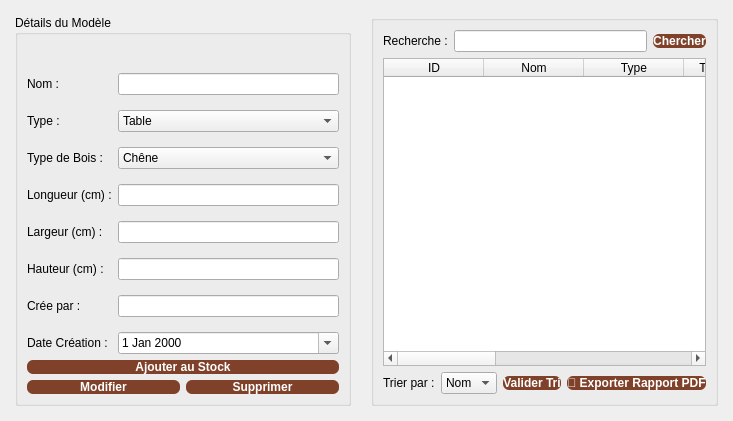
      <widget class="QWidget" name="tab_gestion_modeles">
       <attribute name="title">
        <string>📦 Gestion Modèles</string>
       </attribute>
       <layout class="QHBoxLayout" name="horizontalLayoutMain">
        <property name="spacing">
         <number>20</number>
        </property>
        <property name="leftMargin">
         <number>15</number>
        </property>
        <property name="topMargin">
         <number>15</number>
        </property>
        <property name="rightMargin">
         <number>15</number>
        </property>
        <property name="bottomMargin">
         <number>15</number>
        </property>
        <item>
         <widget class="QGroupBox" name="groupBox_modeles">
          <property name="maximumSize">
           <size>
            <width>350</width>
            <height>16777215</height>
           </size>
          </property>
          <property name="title">
           <string>Détails du Modèle</string>
          </property>
          <layout class="QVBoxLayout" name="verticalLayoutForm">
           <item>
            <layout class="QFormLayout" name="formLayout">
             <property name="verticalSpacing">
              <number>15</number>
             </property>
             <item row="0" column="0">
              <widget class="QLabel" name="label_id_mod">
               <property name="text">
                <string/>
               </property>
              </widget>
             </item>
             <item row="1" column="0">
              <widget class="QLabel" name="label_nom_mod">
               <property name="text">
                <string>Nom :</string>
               </property>
              </widget>
             </item>
             <item row="1" column="1">
              <widget class="QLineEdit" name="le_nom_modele"/>
             </item>
             <item row="2" column="0">
              <widget class="QLabel" name="label_Type">
               <property name="text">
                <string>Type :</string>
               </property>
              </widget>
             </item>
             <item row="3" column="0">
              <widget class="QLabel" name="label_bois_mod">
               <property name="text">
                <string>Type de Bois :</string>
               </property>
              </widget>
             </item>
             <item row="3" column="1">
              <widget class="QComboBox" name="combo_bois">
               <property name="styleSheet">
                <string notr="true">/* Le champ principal */
QComboBox {


}

/* La liste qui descend (Opaque) */
QComboBox QAbstractItemView {
    background-color: #FAF3E0; /* Fond crème opaque */
    selection-background-color: #8B4513; /* Couleur de sélection */
    border: 1px solid #5D3A2E;
}</string>
               </property>
               <item>
                <property name="text">
                 <string>Chêne</string>
                </property>
               </item>
               <item>
                <property name="text">
                 <string>Noyer</string>
                </property>
               </item>
               <item>
                <property name="text">
                 <string>Hêtre</string>
                </property>
               </item>
               <item>
                <property name="text">
                 <string>Pin</string>
                </property>
               </item>
               <item>
                <property name="text">
                 <string>Frêne</string>
                </property>
               </item>
               <item>
                <property name="text">
                 <string>Érable</string>
                </property>
               </item>
               <item>
                <property name="text">
                 <string>Teck</string>
                </property>
               </item>
               <item>
                <property name="text">
                 <string>Autre...</string>
                </property>
               </item>
              </widget>
             </item>
             <item row="4" column="0">
              <widget class="QLabel" name="label_longueur">
               <property name="text">
                <string>Longueur (cm) :</string>
               </property>
              </widget>
             </item>
             <item row="4" column="1">
              <widget class="QLineEdit" name="le_longueur"/>
             </item>
             <item row="5" column="0">
              <widget class="QLabel" name="label_largeur">
               <property name="text">
                <string>Largeur (cm) :</string>
               </property>
              </widget>
             </item>
             <item row="5" column="1">
              <widget class="QLineEdit" name="le_largeur"/>
             </item>
             <item row="6" column="0">
              <widget class="QLabel" name="label_hauteur">
               <property name="text">
                <string>Hauteur (cm) :</string>
               </property>
              </widget>
             </item>
             <item row="6" column="1">
              <widget class="QLineEdit" name="le_hauteur"/>
             </item>
             <item row="7" column="0">
              <widget class="QLabel" name="label_créepar">
               <property name="text">
                <string>Crée par :</string>
               </property>
              </widget>
             </item>
             <item row="7" column="1">
              <widget class="QLineEdit" name="le_créepar"/>
             </item>
             <item row="8" column="0">
              <widget class="QLabel" name="label_date_mod">
               <property name="text">
                <string>Date Création :</string>
               </property>
              </widget>
             </item>
             <item row="8" column="1">
              <widget class="QDateEdit" name="de_date_creation">
               <property name="styleSheet">
                <string notr="true">
/* LA FENÊTRE DU CALENDRIER */
QCalendarWidget QWidget {
    background-color: #FAF3E0;
    alternate-background-color: #F2E8D5; /* Lignes alternées */
}

/* FORCE LA COULEUR DES MOIS ET DES ANNÉES (Ce qui n'était pas clair) */
QCalendarWidget QMenu {
    background-color: #FAF3E0;
    color: #5D3A2E; /* Texte du menu des mois en Marron */
    selection-background-color: #8B4513;
}

/* La barre de navigation du haut (Mois/Année) */
QCalendarWidget QNavigationBar {
    background-color: #5D3A2E;
}

/* Les chiffres et les jours */
QCalendarWidget QAbstractItemView {
    color: #5D3A2E; /* Chiffres en marron */
    selection-background-color: #8B4513;
    selection-color: white;
}

/* Les boutons Suivant/Précédent */
QCalendarWidget QToolButton {
    color: white;
    background-color: #5D3A2E;
    border-radius: 3px;
}</string>
               </property>
               <property name="calendarPopup">
                <bool>true</bool>
               </property>
              </widget>
             </item>
             <item row="2" column="1">
              <widget class="QComboBox" name="combo_type">
               <property name="styleSheet">
                <string notr="true">/* Le champ principal */
QComboBox {


}

/* La liste qui descend (Opaque) */
QComboBox QAbstractItemView {
    background-color: #FAF3E0; /* Fond crème opaque */
    selection-background-color: #8B4513; /* Couleur de sélection */
    border: 1px solid #5D3A2E;
}</string>
               </property>
               <item>
                <property name="text">
                 <string>Table</string>
                </property>
               </item>
               <item>
                <property name="text">
                 <string>Chaise
Armoire
Bureau
Bibliothèque</string>
                </property>
               </item>
              </widget>
             </item>
            </layout>
           </item>
           <item>
            <spacer name="verticalSpacer">
             <property name="orientation">
              <enum>Qt::Orientation::Vertical</enum>
             </property>
             <property name="sizeHint" stdset="0">
              <size>
               <width>0</width>
               <height>0</height>
              </size>
             </property>
            </spacer>
           </item>
           <item>
            <layout class="QVBoxLayout" name="vButtonsLayout">
             <item>
              <widget class="QPushButton" name="btn_ajouter_modele">
               <property name="styleSheet">
                <string notr="true">background-color: #7F4129; color: #FFFFFF; font-weight: bold; border-radius: 6px;</string>
               </property>
               <property name="text">
                <string>Ajouter au Stock</string>
               </property>
              </widget>
             </item>
             <item>
              <layout class="QHBoxLayout" name="hButtonsAction">
               <item>
                <widget class="QPushButton" name="btn_modifier_modele">
                 <property name="styleSheet">
                  <string notr="true">background-color: #7F4129; color: #FFFFFF; font-weight: bold; border-radius: 6px;</string>
                 </property>
                 <property name="text">
                  <string>Modifier</string>
                 </property>
                </widget>
               </item>
               <item>
                <widget class="QPushButton" name="btn_supprimer_modele">
                 <property name="styleSheet">
                  <string notr="true">background-color: #7F4129; color: #FFFFFF; font-weight: bold; border-radius: 6px;</string>
                 </property>
                 <property name="text">
                  <string>Supprimer</string>
                 </property>
                </widget>
               </item>
              </layout>
             </item>
            </layout>
           </item>
          </layout>
         </widget>
        </item>
        <item>
         <widget class="QGroupBox" name="groupBox_tableau">
          <property name="title">
           <string/>
          </property>
          <layout class="QVBoxLayout" name="verticalLayoutRight">
           <item>
            <layout class="QHBoxLayout" name="horizontalLayoutSearch">
             <item>
              <widget class="QLabel" name="recherche_5">
               <property name="text">
                <string>Recherche :</string>
               </property>
              </widget>
             </item>
             <item>
              <widget class="QLineEdit" name="rech_6"/>
             </item>
             <item>
              <widget class="QPushButton" name="btn_rechercher_5">
               <property name="styleSheet">
                <string notr="true">background-color: #7F4129; color: #FFFFFF; font-weight: bold; border-radius: 6px;</string>
               </property>
               <property name="text">
                <string>Chercher</string>
               </property>
              </widget>
             </item>
            </layout>
           </item>
           <item>
            <widget class="QTableWidget" name="table_modeles">
             <property name="alternatingRowColors">
              <bool>true</bool>
             </property>
             <property name="selectionBehavior">
              <enum>QAbstractItemView::SelectionBehavior::SelectRows</enum>
             </property>
             <column>
              <property name="text">
               <string>ID</string>
              </property>
             </column>
             <column>
              <property name="text">
               <string>Nom</string>
              </property>
             </column>
             <column>
              <property name="text">
               <string>Type</string>
              </property>
             </column>
             <column>
              <property name="text">
               <string>Type de Bois</string>
              </property>
             </column>
             <column>
              <property name="text">
               <string>Longueur (cm)</string>
              </property>
             </column>
             <column>
              <property name="text">
               <string>Largeur (cm)</string>
              </property>
             </column>
             <column>
              <property name="text">
               <string>Hauteur (cm)</string>
              </property>
             </column>
             <column>
              <property name="text">
               <string>Crée Par</string>
              </property>
             </column>
             <column>
              <property name="text">
               <string>Date</string>
              </property>
             </column>
            </widget>
           </item>
           <item>
            <layout class="QHBoxLayout" name="horizontalLayoutBottom">
             <item>
              <widget class="QLabel" name="trie_5">
               <property name="text">
                <string>Trier par :</string>
               </property>
              </widget>
             </item>
             <item>
              <widget class="QComboBox" name="cb_critere_recherche_modele">
               <property name="styleSheet">
                <string notr="true">/* Le champ principal */
QComboBox {


}

/* La liste qui descend (Opaque) */
QComboBox QAbstractItemView {
    background-color: #FAF3E0; /* Fond crème opaque */
    selection-background-color: #8B4513; /* Couleur de sélection */
    border: 1px solid #5D3A2E;
}</string>
               </property>
               <item>
                <property name="text">
                 <string>Nom</string>
                </property>
               </item>
               <item>
                <property name="text">
                 <string>ID</string>
                </property>
               </item>
               <item>
                <property name="text">
                 <string>Bois</string>
                </property>
               </item>
              </widget>
             </item>
             <item>
              <widget class="QPushButton" name="btn_tire">
               <property name="styleSheet">
                <string notr="true">background-color: #7F4129; color: #FFFFFF; font-weight: bold; border-radius: 6px;</string>
               </property>
               <property name="text">
                <string>Valider Tri</string>
               </property>
              </widget>
             </item>
             <item>
              <widget class="QPushButton" name="btn_export_pdf_modele">
               <property name="styleSheet">
                <string notr="true">background-color: #7F4129; color: #FFFFFF; font-weight: bold; border-radius: 6px;</string>
               </property>
               <property name="text">
                <string>📄 Exporter Rapport PDF</string>
               </property>
              </widget>
             </item>
             <item>
              <spacer name="horizontalSpacer">
               <property name="orientation">
                <enum>Qt::Orientation::Horizontal</enum>
               </property>
               <property name="sizeHint" stdset="0">
                <size>
                 <width>0</width>
                 <height>0</height>
                </size>
               </property>
              </spacer>
             </item>
            </layout>
           </item>
          </layout>
         </widget>
        </item>
       </layout>
      </widget>
